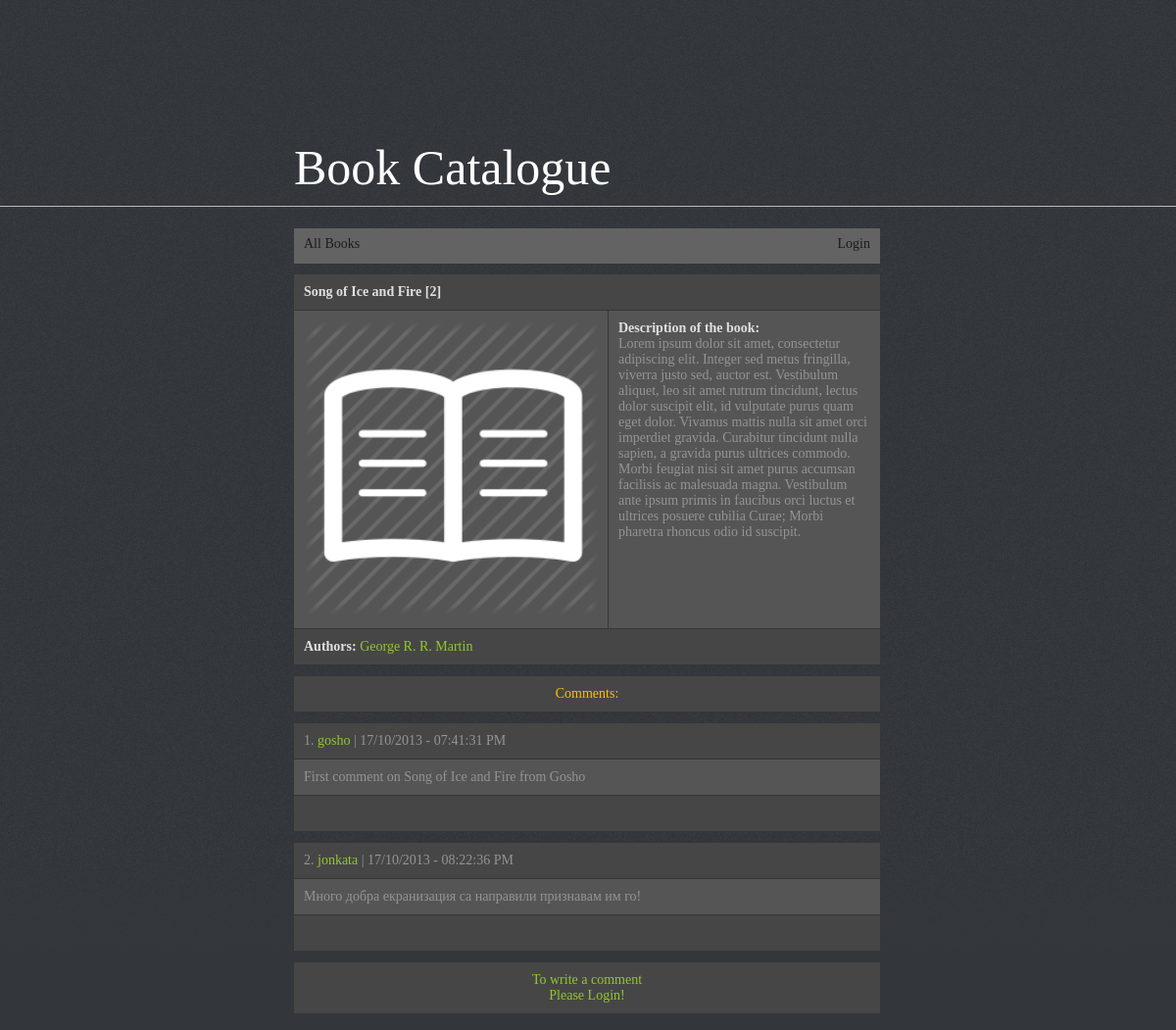
The page /book.php?id=2 on the database its author committed.
### tables this page shows
CREATE TABLE IF NOT EXISTS `books` (
  `book_id` int(11) NOT NULL AUTO_INCREMENT,
  `book_title` varchar(250) NOT NULL,
  `comments_count` int(11) NOT NULL,
  PRIMARY KEY (`book_id`)
);

CREATE TABLE IF NOT EXISTS `authors` (
  `author_id` int(11) NOT NULL AUTO_INCREMENT,
  `author_name` varchar(250) NOT NULL,
  PRIMARY KEY (`author_id`)
);

CREATE TABLE IF NOT EXISTS `comments` (
  `comment_id` int(11) NOT NULL AUTO_INCREMENT,
  `book_id` int(11) NOT NULL,
  `comment` text NOT NULL,
  `date_added` int(11) NOT NULL,
  `author_id` int(11) NOT NULL,
  PRIMARY KEY (`comment_id`),
  KEY `book_id` (`book_id`,`date_added`,`author_id`)
);

CREATE TABLE IF NOT EXISTS `users` (
  `user_id` int(11) NOT NULL AUTO_INCREMENT,
  `username` varchar(50) NOT NULL,
  `password` varchar(50) NOT NULL,
  `comments_count` int(11) NOT NULL,
  PRIMARY KEY (`user_id`)
);

### book.php (the view, shortened to what this page needs)
<?php
require './inc/config.php';
if (!isset($_GET['id'])) {
    header('Location: index.php');
    exit;
} else {
    $sql = 'SELECT * FROM books WHERE book_id=' . (int) $_GET['id'];
    $result = mysqli_query($link, $sql);
    if ($result->num_rows <= 0) {
        header('Location: index.php');
        exit;
    } else {
        $row = $result->fetch_assoc();
    }
}
require './inc/header.php';
if (isset($_SESSION['username'])) {
    $usernameField = '<li><a href="user.php?id=' . $_SESSION['user_id'] . '">Hello, <span style="color: #93c72e;">' . $_SESSION['username'] . '</span> (' . $_SESSION['comments_count'] . ')</a></li>
        <li><a href="logout.php">Logout</a></li>';
} else {
    $usernameField = '<li><a href="login.php">Login</a></li>';
}
?>
<div class="navigation" style="text-align: right;">
    <ul id="menu">
        <li style="float: left;"><a href="index.php" id="addBook">All Books</a></li>
        <?= $usernameField; ?>
    </ul>
</div>
<table>
    <tr>
        <td colspan="2"><span class="sum"><?= $row['book_title'] . ' [' . $row['comments_count'] . ']' ?></span></td>
    </tr>
    <tr>
        <td><img src="img/book.png" style="width: 300px;"/></td>
        <td style="vertical-align: top;"><span class="sum">Description of the book:</span><br/>Lorem ipsum dolor sit amet, consectetur adipiscing elit.
            Integer sed metus fringilla, viverra justo sed, auctor est.
            Vestibulum aliquet, leo sit amet rutrum tincidunt, lectus dolor suscipit elit,
            id vulputate purus quam eget dolor. Vivamus mattis nulla sit amet orci imperdiet
            gravida. Curabitur tincidunt nulla sapien, a gravida purus ultrices commodo.
            Morbi feugiat nisi sit amet purus accumsan facilisis ac malesuada magna.
            Vestibulum ante ipsum primis in faucibus orci luctus et ultrices posuere cubilia
            Curae; Morbi pharetra rhoncus odio id suscipit.</td>
    </tr>
    <tr>
        <td colspan="2"><span class="sum">Authors:</span>
            <?php
            $sql = 'SELECT authors.author_id, authors.author_name FROM authors
                    LEFT JOIN books_authors
                    ON authors.author_id = books_authors.author_id
                    LEFT JOIN books
                    ON books_authors.book_id = books.book_id
                    WHERE books.book_id=' . (int) $_GET['id'];
            $result = mysqli_query($link, $sql);
            $rowCount = $result->num_rows;
            $loopCount = 1;
            while ($row = $result->fetch_assoc()) {
                if ($loopCount == $rowCount) {
                    $divider = '';
                } else {
                    $divider = ' | ';
                }
                echo '<a href="author.php?id=' . $row['author_id'] . '">' . $row['author_name'] . '</a>' . $divider;
                $loopCount++;
            }
            ?>
        </td>
    </tr>
</table>
<?php
$sql = 'SELECT * FROM comments
        LEFT JOIN users
        ON comments.author_id = users.user_id
        WHERE book_id=' . (int) $_GET['id'];
$result = mysqli_query($link, $sql);
if ($result->num_rows <= 0) {
    ?>
    <table>
        <tr>
            <td style="color: #ffc000; text-align: center;">The book doesn't have any comments yet<br/>Write the first one!</td>
        </tr>
    </table>
    <?php
} else {
    echo '<table>
        <tr>
            <td style="color: #ffc000; text-align: center;">Comments:</td>
        </tr>
    </table>';
    $counter = 1;
    while ($row = $result->fetch_assoc()) {
        $real_date = date('d/m/Y \- h:i:s A', $row['date_added']);
        echo '<table>
    <tr>
        <td>' . $counter . '. <a href="user.php?id=' . $row['author_id'] . '">' . $row['username'] . '</a> | ' . $real_date . '</td>
    </tr>
    <tr>
        <td>' . $row['comment'] . '</td>
    </tr>
    <tr>
        <td>&nbsp;</td>
    </tr>
</table>';
        $counter++;
    }
}
?>
<?php if (isset($_SESSION['isLogged'])) { ?>
    <form action="processpost.php" method="POST">
        <table>
            <tr>
                <td>Write a comment:</td>
            </tr>
            <tr>
                <td><textarea name="comment"></textarea></td>
            </tr>
            <tr>
                <td>
                    <input type="submit" name="postComment" value="Comment"/>
                    <input type="hidden" name="bookid" value="<?= (int) $_GET['id'] ?>"/>
                </td>
            </tr>
        </table>
    </form>
<?php } else { ?>
    <table>
        <tr>
            <td style="color: #ffc000; text-align: center;"><a href="login.php">To write a comment<br/>Please Login!</a></td>
        </tr>
    </table>
<?php } ?>
<?php
include './inc/footer.php';
?>

### css/style.css (style rules this page uses)
body { background: #33363b url(../img/bg.jpg)repeat-x;font-family: Tahoma;font-size: 14px; }
.navigation { float: left;width: 598px;height: 36px; background: #636363; }
table { color: #949494; border-collapse: collapse;width: 600px;margin-left: -1px;position: relative;top:10px;float: left;z-index: 2; margin-bottom: 10px; }
td { background: #555555; border: 1px solid #363636; padding: 10px; text-align: left; }
tr:first-child td, tr:last-child td { background: #464646; }
.sum { font-weight: bold;color: #e0e0e0; }
td a { color: #93c72e; text-decoration: none; }
ul#menu, ul#menu ul.sub-menu { padding:0; margin: 0; margin-top: 3px; }
ul#menu li, ul#menu ul.sub-menu li { list-style-type: none; display: inline-block; }
ul#menu li a, ul#menu li ul.sub-menu li a { text-decoration: none; color: #1c1c1c; background: #636363; padding: 8px 10px 0 10px; display:inline-block; height: 28px; margin-top: -3px; }
ul#menu li { position: relative; }

### rows shown on the page
books: book_title "Song of Ice and Fire", comments_count "2"
authors: author_name "George R. R. Martin"
comments: users.username "gosho", date_added "17/10/2013 - 07:41:31 PM", comment "First comment on Song of Ice and Fire from Gosho"
comments: users.username "jonkata", date_added "17/10/2013 - 08:22:36 PM", comment "Много добра екранизация са направили признавам им го!"
